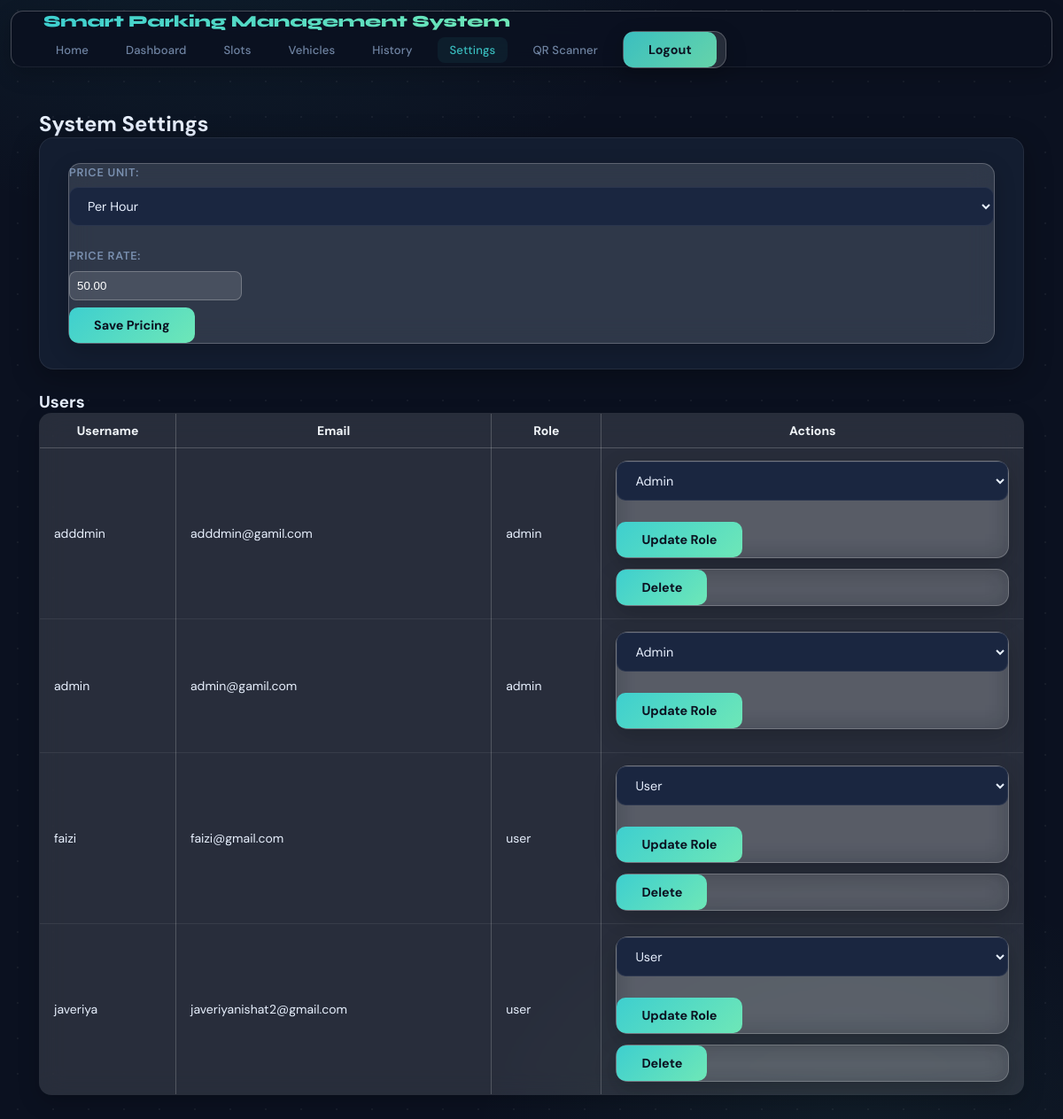
Screenshot of /parking/settings/ (signed in) with the database file from the repository.
### parking/models.py (models this page shows)
class SystemSetting(models.Model):
    PRICE_UNIT_CHOICES = [('hour', 'Per Hour'), ('minute', 'Per Minute')]
    price_unit = models.CharField(max_length=10, choices=PRICE_UNIT_CHOICES, default='hour')
    price_rate = models.DecimalField(max_digits=8, decimal_places=2, default=Decimal('50.00'))
    @classmethod
    def get_solo(cls):
        setting, _ = cls.objects.get_or_create(pk=1)
        return setting

### accounts/models.py (models this page shows, shortened)
class User(AbstractUser):
    ADMIN = 'admin'
    USER = 'user'
    ROLE_CHOICES = [
        (ADMIN, 'Admin'),
        (USER, 'User'),
    ]
    role = models.CharField(max_length=20, choices=ROLE_CHOICES, default=USER)

### parking/views.py (the view)
# urls.py: path('settings/', settings_view, name='settings'),
@login_required
@admin_required
def settings_view(request):
    setting = SystemSetting.get_solo()
    if request.method == 'POST':
        form = SettingsForm(request.POST, instance=setting)
        if form.is_valid():
            form.save()
            messages.success(request, 'Pricing settings updated.')
            return redirect('parking:settings')
    else:
        form = SettingsForm(instance=setting)
    users = User.objects.all().order_by('username')
    return render(request, 'parking/settings.html', {'form': form, 'users': users})

### parking/forms.py
class SettingsForm(forms.ModelForm):
    class Meta:
        model = SystemSetting
        fields = ['price_unit', 'price_rate']

### parking/views.py (called while the page is built)
def admin_required(view_func):
    @wraps(view_func)
    def _wrapped(request, *args, **kwargs):
        if not request.user.is_authenticated or request.user.role != 'admin':
            messages.error(request, 'Access denied.')
            return redirect('accounts:login')
        return view_func(request, *args, **kwargs)
    return _wrapped

### templates/parking/settings.html (shortened to what this page needs)
{% extends 'base.html' %}
{% block content %}
<h2>System Settings</h2>
<div class="card">
    <form method="post">
        {{ form.as_p }}
        <button type="submit">Save Pricing</button>
    </form>
</div>
<h3>Users</h3>
<table>
    <tr><th>Username</th><th>Email</th><th>Role</th><th>Actions</th></tr>
    {% for u in users %}
    <tr>
        <td>{{ u.username }}</td>
        <td>{{ u.email }}</td>
        <td>{{ u.role }}</td>
        <td>
            <form method="post" action="{% url 'parking:user_role_update' u.id %}" class="inline-form">
                <select name="role">
                    <option value="user" {% if u.role == 'user' %}selected{% endif %}>User</option>
                    <option value="admin" {% if u.role == 'admin' %}selected{% endif %}>Admin</option>
                </select>
                <button type="submit">Update Role</button>
            </form>
            {% if user.id != u.id %}
            <form method="post" action="{% url 'parking:user_delete' u.id %}">
                <button type="submit">Delete</button>
            </form>
            {% endif %}
        </td>
    </tr>
    {% endfor %}
</table>
{% endblock %}

### static/css/style.css (style rules this page uses)
* { box-sizing: border-box; }
body { font-family: Arial, sans-serif; margin: 0; background: linear-gradient(120deg, #16213e, #0f3460, #533483); min-height: 100vh; color: #eef4ff; }
.card, table, form { background: rgba(255, 255, 255, 0.12); backdrop-filter: blur(14px); -webkit-backdrop-filter: blur(14px); border: 1px solid rgba(255, 255, 255, 0.22); border-radius: 14px; box-shadow: 0 8px 24px rgba(0, 0, 0, 0.2); }
.card { padding: 16px; margin-bottom: 16px; }
table { width: 100%; border-collapse: collapse; overflow: hidden; }
th, td { border: 1px solid rgba(255, 255, 255, 0.2); padding: 10px; color: #f1f5f9; }
.inline-form { display: flex; gap: 8px; flex-wrap: wrap; align-items: center; margin-bottom: 12px; }
button { background: rgba(255, 255, 255, 0.2); color: #fff; border: 1px solid rgba(255, 255, 255, 0.24); padding: 8px 12px; border-radius: 8px; cursor: pointer; }
input, select, textarea { padding: 8px; border-radius: 8px; border: 1px solid rgba(255, 255, 255, 0.24); background: rgba(255, 255, 255, 0.12); color: #fff; }
body { margin: 0; font-family: 'Poppins', sans-serif; background: radial-gradient(circle at 20% 30%, rgba(0, 255, 255, 0.15), transparent 40%), radial-gradient(circle at 80% 70%, rgba(255, 0, 255, 0.15), transparent 40%), linear-gradient(135deg, #0f2027, #203a43, #2c5364); min-height: 100vh; overflow-x: hidden; }
body::before { content: ""; position: fixed; width: 200%; height: 200%; top: -50%; left: -50%; background: radial-gradient(circle, rgba(255,255,255,0.05) 1px, transparent 1px); background-size: 40px 40px; animation: moveBg 20s linear infinite; z-index: -1; }
.card, .glass-box { backdrop-filter: blur(15px); background: rgba(255, 255, 255, 0.08); border-radius: 15px; border: 1px solid rgba(255,255,255,0.2); box-shadow: 0 8px 32px rgba(0,0,0,0.3); }

### templates/base.html (style rules this page uses)
*, *::before, *::after { box-sizing: border-box; margin: 0; padding: 0; }
:root { --bg: #0b1120; --surface: #131d30; --surface2: #1a2640; --border: rgba(255,255,255,0.07); --accent: #3ecfcf; --accent2: #6ee7b7; --text: #e8f0fe; --muted: #7a90b0; --danger: #f87171; --glow: 0 0 24px rgba(62,207,207,0.18); }
html { scroll-behavior: smooth; }
body { font-family: 'DM Sans', sans-serif; background: var(--bg); color: var(--text); min-height: 100vh; background-image: radial-gradient(ellipse 80% 50% at 20% -10%, rgba(62,207,207,0.08) 0%, transparent 60%), radial-gradient(ellipse 60% 40% at 80% 100%, rgba(110,231,183,0.06) 0%, transparent 60%); }
.card { background: var(--surface); border: 1px solid var(--border); border-radius: 16px; padding: 28px 32px; margin-bottom: 24px; transition: box-shadow 0.3s, border-color 0.3s, transform 0.3s; }
.card p { color: var(--muted); font-size: 0.9rem; line-height: 1.6; margin-bottom: 8px; }
label { display: block; font-size: 0.8rem; font-weight: 600; text-transform: uppercase; letter-spacing: 0.06em; color: var(--muted); margin-bottom: 6px; }
input[type="text"], input[type="email"], input[type="password"], input[type="date"], select, textarea { width: 100%; background: var(--surface2); border: 1px solid var(--border); border-radius: 10px; padding: 11px 16px; color: var(--text); font-family: 'DM Sans', sans-serif; font-size: 0.9rem; outline: none; transition: border-color 0.2s, box-shadow 0.2s; margin-bottom: 16px; }
button[type="submit"], button.btn { background: linear-gradient(135deg, var(--accent), var(--accent2)); color: #0b1120; font-family: 'DM Sans', sans-serif; font-weight: 700; font-size: 0.9rem; padding: 11px 28px; border: none; border-radius: 10px; cursor: pointer; transition: transform 0.2s, box-shadow 0.2s, filter 0.2s; }
table { width: 100%; border-collapse: collapse; font-size: 0.875rem; }
tbody td { padding: 14px 16px; border-bottom: 1px solid var(--border); color: var(--text); vertical-align: middle; }
tbody tr { transition: background 0.15s; }

### rows the page displays
SystemSetting: price_unit "Per Hour", price_rate "50.00"
User: username "adddmin", email "adddmin@gamil.com", role "admin", role "Admin", shows "Delete"
User: username "admin", email "admin@gamil.com", role "admin", role "Admin"
User: username "faizi", email "faizi@gmail.com", role "user", role "User", shows "Delete"
User: username "javeriya", email "javeriyanishat2@gmail.com", role "user", role "User", shows "Delete"
